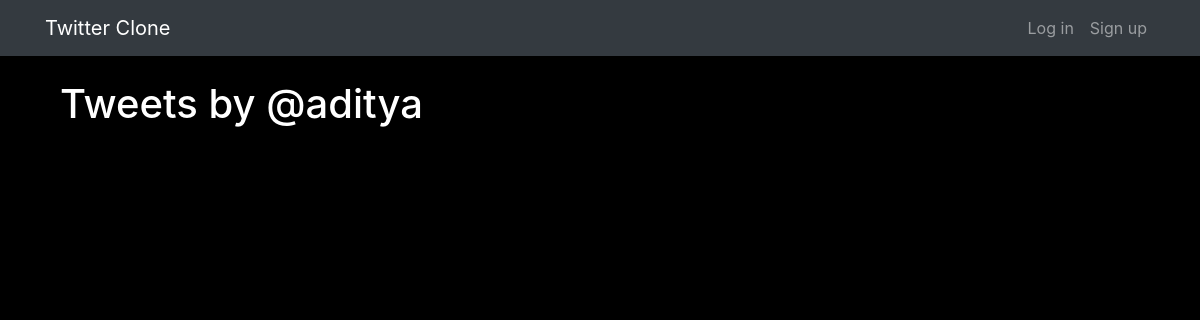
The app's page /tweets/my-tweets/aditya, older data.
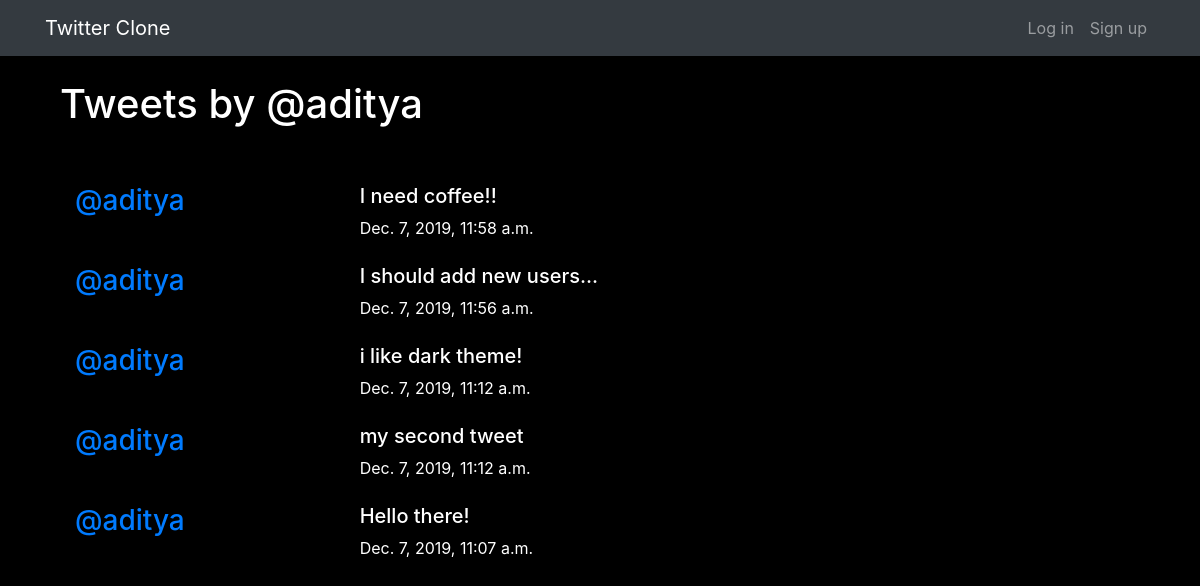
The same page, newer data.
### tweets/models.py (models this page shows, shortened)
class Tweets(models.Model):
    user = models.ForeignKey(User, related_name="tweets",
                             on_delete=models.CASCADE)
    tweet = models.TextField(max_length=140)
    created_at = models.DateTimeField(auto_now=True)
    class Meta:
        ordering = ["-created_at"]
        unique_together = ["user", "tweet"]

### tweets/views.py (the view)
# urls.py: path('my-tweets/<username>', views.MyTweets.as_view(), name='my-tweets'),
class MyTweets(generic.ListView):
    model = Tweets
    def get_queryset(self):
        queryset = super().get_queryset()
        return queryset.filter(user__username__iexact=self.kwargs.get("username"))
    def get_context_data(self, **kwargs):
        context = super().get_context_data(**kwargs)
        context["tweet_user"] = self.kwargs.get("username")
        return context

### tweets/templates/tweets/tweets_list.html
{% extends "base.html" %}
{% block content %}
<br>
<div class="col-md-8">
    <h1>Tweets by @{{ tweet_user }}</h1>
</div>
<br/><br/>
<div class="col-md-8">
    {% for tweet_obj in tweets_list %}
    {% include "tweets/_tweet.html" %}
    {% endfor %}
</div>
{% endblock %}

### tweets/templates/tweets/_tweet.html (shortened to what this page needs)
<div class="media">
	<h3 class="mr-5 col-md-4"><a href="{% url 'tweets:my-tweets' username=tweet_obj.user.username %}">@{{ tweet_obj.user.username }}</a></h3>
	<div class="media-body col-md-8">
		<h5>{{ tweet_obj.tweet}}</h5>
			<time class="time">{{ tweet_obj.created_at }}</time>
	</div>
</div>
<br>

Row changes from the older to the newer data that the page shows:
added Tweets: user.username "aditya", tweet "I need coffee!!", created_at "Dec. 7, 2019, 11:58 a.m."
added Tweets: user.username "aditya", tweet "I should add new users...", created_at "Dec. 7, 2019, 11:56 a.m."
added Tweets: user.username "aditya", tweet "i like dark theme!", created_at "Dec. 7, 2019, 11:12 a.m."
added Tweets: user.username "aditya", tweet "my second tweet", created_at "Dec. 7, 2019, 11:12 a.m."
added Tweets: user.username "aditya", tweet "Hello there!", created_at "Dec. 7, 2019, 11:07 a.m."
